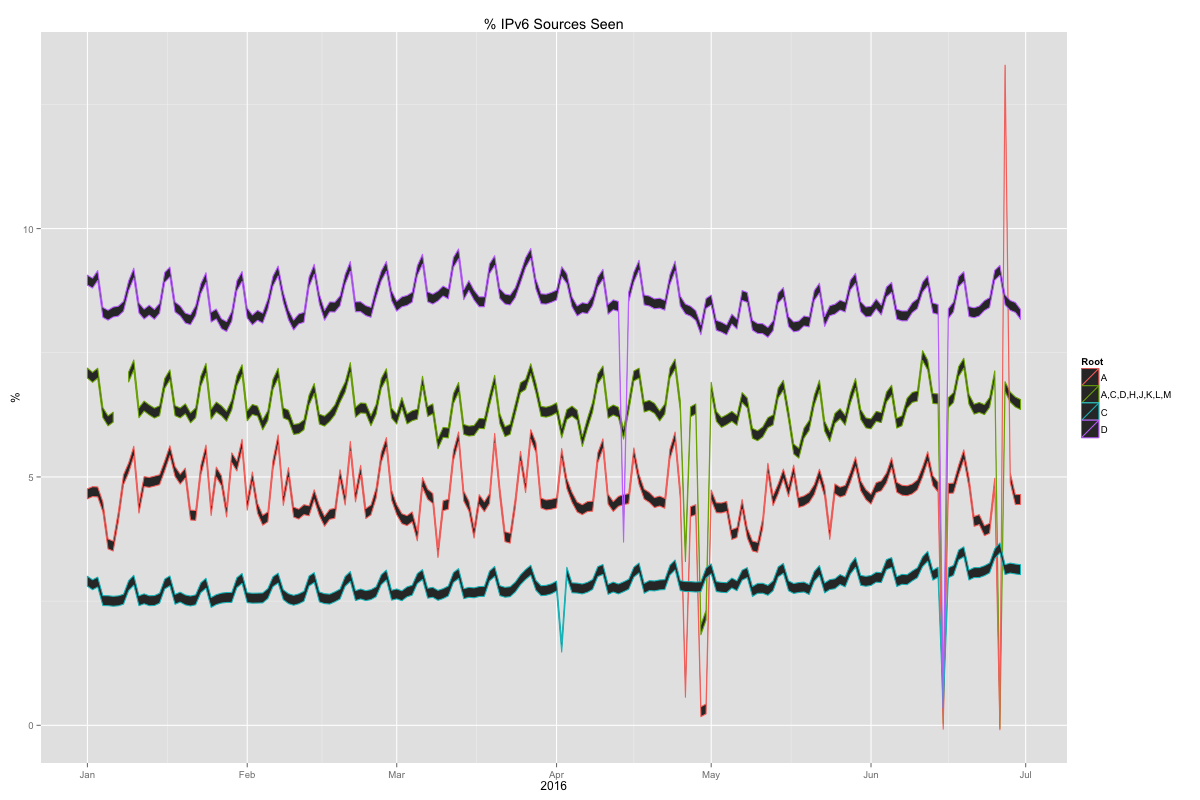

The R source for this figure:
#!/usr/bin/env Rscript --vanilla
##  The file is part of the RSSAC002 Graphing API.
##
##  The RSSAC002 Graphing API is free software: you can redistribute it and/or modify
##  it under the terms of the GNU General Public License as published by
##  the Free Software Foundation, either version 3 of the License, or
##  (at your option) any later version.
##
##  The RSSAC002 Graphing API is distributed in the hope that it will be useful,
##  but WITHOUT ANY WARRANTY; without even the implied warranty of
##  MERCHANTABILITY or FITNESS FOR A PARTICULAR PURPOSE. See the
##  GNU General Public License for more details.
##
##  You should have received a copy of the GNU General Public License
##  along with this program. If not, see <http://www.gnu.org/licenses/>.
##
##  Copyright (C) 2016, Andrew McConachie, <[email redacted]>
options(warn=1)
source('../rssac002.R') ## Include our RSSAC002 API
library(ggplot2) ## Our graphing library

startDate <- '2016-01-01'
endDate <- '2017-01-01'

A4 <- metricsByDate('..', 'a', startDate, endDate, c('unique-sources', 'num-sources-ipv4'))
A6 <- metricsByDate('..', 'a', startDate, endDate, c('unique-sources', 'num-sources-ipv6'))

C4 <- metricsByDate('..', 'c', startDate, endDate, c('unique-sources', 'num-sources-ipv4'))
C6 <- metricsByDate('..', 'c', startDate, endDate, c('unique-sources', 'num-sources-ipv6'))

D4 <- metricsByDate('..', 'd', startDate, endDate, c('unique-sources', 'num-sources-ipv4'))
D6 <- metricsByDate('..', 'd', startDate, endDate, c('unique-sources', 'num-sources-ipv6'))

Agg4 <- metricsByDate('..', 'a,c,d,h,j-m', startDate, endDate, c('unique-sources', 'num-sources-ipv4'))
Agg6 <- metricsByDate('..', 'a,c,d,h,j-m', startDate, endDate, c('unique-sources', 'num-sources-ipv6'))

days <- seq(as.Date(startDate), by='days', along.with=A4)

A <- A6 / (A4+A6) * 100
C <- C6 / (C4+C6) * 100
D <- D6 / (D4+D6) * 100
Agg <- Agg6 / (Agg4+Agg6) * 100

lets <- data.frame(dates=days, Agg=Agg, A=A, C=C, D=D)
png(filename='ex4.png', width=1200, height=800)

pv <- 0.1 ## Width of ribbon
ggplot() + labs(title='% IPv6 Sources Seen', y='%', x='2016', colour = 'Root') +
    geom_ribbon(data = lets, aes(x = dates, y=Agg, ymax=Agg+pv, ymin=Agg-pv, colour='A,C,D,H,J,K,L,M')) +
        geom_ribbon(data = lets, aes(x = dates, y=A, ymax=A+pv, ymin=A-pv, colour='A')) +
            geom_ribbon(data = lets, aes(x = dates, y=C, ymax=C+pv, ymin=C-pv, colour='C')) +
                geom_ribbon(data = lets, aes(x = dates, y=D, ymax=D+pv, ymin=D-pv, colour='D'))

